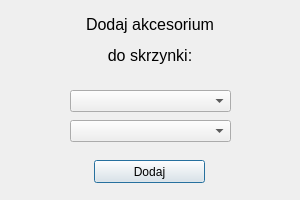
<?xml version="1.0" encoding="UTF-8"?>
<ui version="4.0">
 <class>dodaj_nt_do_sk</class>
 <widget class="QDialog" name="dodaj_nt_do_sk">
  <property name="geometry">
   <rect>
    <x>0</x>
    <y>0</y>
    <width>300</width>
    <height>200</height>
   </rect>
  </property>
  <property name="windowTitle">
   <string>Dialog</string>
  </property>
  <widget class="QComboBox" name="narzedzie_trwale">
   <property name="geometry">
    <rect>
     <x>70</x>
     <y>90</y>
     <width>161</width>
     <height>22</height>
    </rect>
   </property>
  </widget>
  <widget class="QPushButton" name="dodaj">
   <property name="geometry">
    <rect>
     <x>94</x>
     <y>160</y>
     <width>111</width>
     <height>23</height>
    </rect>
   </property>
   <property name="text">
    <string>Dodaj</string>
   </property>
  </widget>
  <widget class="QComboBox" name="skrzynka">
   <property name="geometry">
    <rect>
     <x>70</x>
     <y>120</y>
     <width>161</width>
     <height>22</height>
    </rect>
   </property>
  </widget>
  <widget class="QLabel" name="label">
   <property name="geometry">
    <rect>
     <x>0</x>
     <y>0</y>
     <width>300</width>
     <height>81</height>
    </rect>
   </property>
   <property name="font">
    <font>
     <pointsize>12</pointsize>
    </font>
   </property>
   <property name="text">
    <string>&lt;html&gt;&lt;head/&gt;&lt;body&gt;&lt;p&gt;Dodaj akcesorium&lt;/p&gt;&lt;p&gt;do skrzynki:&lt;/p&gt;&lt;/body&gt;&lt;/html&gt;</string>
   </property>
   <property name="alignment">
    <set>Qt::AlignCenter</set>
   </property>
  </widget>
 </widget>
 <resources/>
 <connections/>
</ui>
